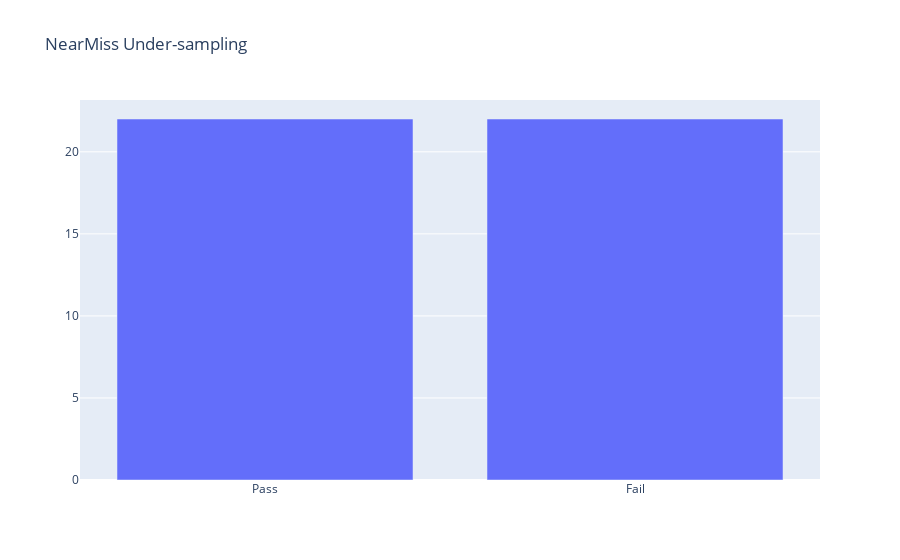

Notebook code cell kept with this figure:
### Markdown cell above
## 1.1. NearMiss Under-sampling

### Code cell
nearmiss = NearMiss(sampling_strategy = 'majority', version = 2, n_jobs = -1)
X_nm, y_nm = nearmiss.fit_resample(X_train, y_train)
fig = dataset_barplot(y_nm, 'NearMiss Under-sampling')
fig.write_html('plots/RF/NM_bar.html')
print("The count of pass (NearMiss Under-sampling):", sum(y_nm['OverallPoF']==0))
print("The count of fail (NearMiss Under-sampling):", sum(y_nm['OverallPoF']==1))

### Figure 1 — Plotly figure (JSON) as saved in the notebook; plotly's stock layout.template omitted (floating-point values rounded to 4 significant figures)
{"data": [{"type": "bar", "x": ["Pass", "Fail"], "y": [22, 22]}], "layout": {"title": {"text": "NearMiss Under-sampling"}}}
